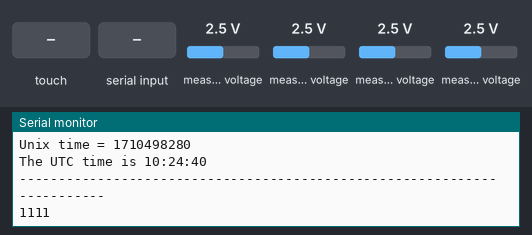
The sketch below on a simulated ESP32. Shown: the last lines printed to the serial monitor. The inputs (shaded band) are chosen by the test bench; at power-on: measured voltage 2.5 V. WiFi joins after 1.5 s; servers stay silent unless stated; the local clock reads 2024-03-15 10:24:30 at power-on unless the sketch sets it; storage starts empty.

Above: at 15.0 s.
15.1 s: touch panel pressed at 13 % / 10 % of its raw x / y range
At 16.6 s:
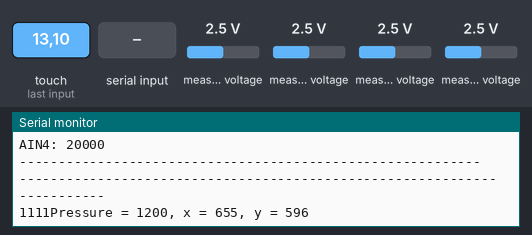
16.9 s: measured voltage (sensor 200) set to 0.1 V
At 18.2 s:
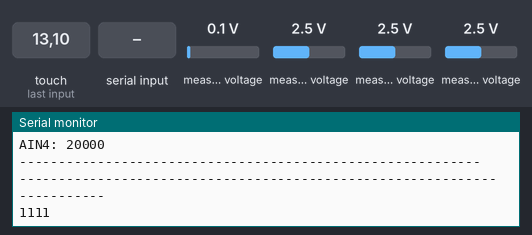
18.4 s: measured voltage (sensor 201) set to 0.1 V
19.9 s: measured voltage (sensor 202) set to 0.1 V
21.4 s: measured voltage (sensor 203) set to 0.1 V
22.9 s: "1" received over the second serial link
Timing chart, 0 to 25.4 s (numbered marks = the images above; inputs shaded):
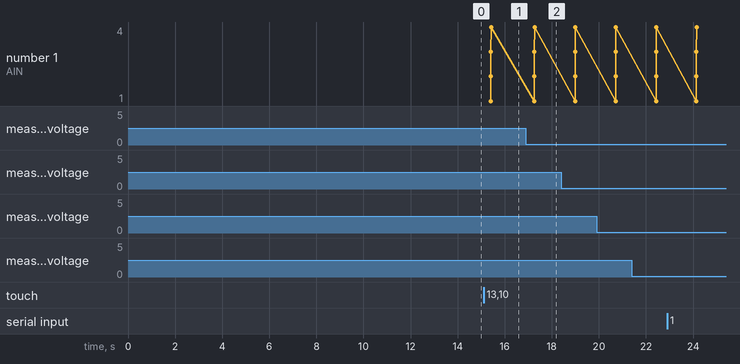

Measured:
- after the input at 15.1 s, the serial monitor: prints a new line after 0.48 s (image 1)
- after the input at 16.9 s, the serial monitor: prints a new line after 0.36 s (image 2)

The sketch:

TEST_WITHOUT_LCD_v2.ino
```cpp
#include <XPT2046_Touchscreen.h>
#include <SPI.h>
#include "Wire.h"
#include <Ethernet.h>
#include <EthernetUdp.h>
#include "FS.h"
#include "SD.h"
#include "RTClib.h"
#include <Adafruit_ADS1X15.h>


// Define the MOSI, MISO, and SCLK pins
#define MOSI 13
#define MISO 11
#define SCLK 12
#define CS 10

#define CS_PIN 10

#define TOUCH_CS 39
#define SD_CS 46

#define TIRQ_PIN  42

#define RXD 48
#define TXD 2

#define BUZER  0

#define SDA 19
#define SCL 20

// I2C address of PCA9538
#define PCA9538_ADDR 0x73

// PCA9538 register addresses
#define PCA9538_INPUT_REG 0x00
#define PCA9538_OUTPUT_REG 0x01
#define PCA9538_POLARITY_REG 0x02
#define PCA9538_CONFIG_REG 0x03

// GPIO pins
#define GPIO1 0x01
#define GPIO2 0x02
#define GPIO3 0x04
#define GPIO4 0x08
#define GPIO5 0x10
#define GPIO6 0x20
#define GPIO7 0x40
#define GPIO8 0x80

#define NUM_INPUT_PINS 4  // Change this to the number of input pins you have

Adafruit_ADS1115 ads1;
Adafruit_ADS1115 ads2;

XPT2046_Touchscreen ts(TOUCH_CS,TIRQ_PIN);

RTC_DS3231 rtc;

char daysOfTheWeek[7][12] = {"Sunday", "Monday", "Tuesday", "Wednesday", "Thursday", "Friday", "Saturday"};

// Enter a MAC address for your controller below.
// Newer Ethernet shields have a MAC address printed on a sticker on the shield
byte mac[] = {0xDE, 0xAD, 0xBE, 0xEF, 0xFE, 0xED};

unsigned int localPort = 8888;       // local port to listen for UDP packets

const char timeServer[] = "time.nist.gov"; // time.nist.gov NTP server

const int NTP_PACKET_SIZE = 48; // NTP time stamp is in the first 48 bytes of the message

byte packetBuffer[NTP_PACKET_SIZE]; //buffer to hold incoming and outgoing packets

EthernetUDP Udp;// A UDP instance to let us send and receive packets over UDP


void setPinMode(uint8_t pin, uint8_t mode) {
  uint8_t config = readRegister(PCA9538_CONFIG_REG);
  if (mode == INPUT) {
    config |= pin;
  } else {
    config &= ~pin;
  }
  writeRegister(PCA9538_CONFIG_REG, config);
}

void writeOutput(uint8_t pin, uint8_t value) {
  uint8_t output = readRegister(PCA9538_OUTPUT_REG);
  if (value == LOW) {
    output &= ~pin;
  } else {
    output |= pin;
  }
  writeRegister(PCA9538_OUTPUT_REG, output);
}

void toggleOutput(uint8_t pin) {
  uint8_t output = readRegister(PCA9538_OUTPUT_REG);
  output ^= pin;
  writeRegister(PCA9538_OUTPUT_REG, output);
}

uint8_t readInput() {
  return readRegister(PCA9538_INPUT_REG);
}

uint8_t readRegister(uint8_t reg) {
  Wire.beginTransmission(PCA9538_ADDR);
  Wire.write(reg);
  Wire.endTransmission(false);
  Wire.requestFrom(PCA9538_ADDR, 1);
  return Wire.read();
}

void writeRegister(uint8_t reg, uint8_t value) {
  Wire.beginTransmission(PCA9538_ADDR);
  Wire.write(reg);
  Wire.write(value);
  Wire.endTransmission();
}

void ETHERNET_CHECK() {

  //SPI.begin(SCLK, MISO, MOSI, CS_PIN);
  //SPI.begin(SCLK, MISO, MOSI);


  Ethernet.init(CS);  // ESP32 with Adafruit Featherwing Ethernet

  // start Ethernet and UDP
  if (Ethernet.begin(mac) == 0) {
    Serial.println("Failed to configure Ethernet using DHCP");

    // Check for Ethernet hardware present
    if (Ethernet.hardwareStatus() == EthernetNoHardware) {
      Serial.println("Ethernet shield was not found.  Sorry, can't run without hardware. :(");
      Serial.println(Ethernet.hardwareStatus());
    }

    if (Ethernet.linkStatus() == LinkOFF) {
      Serial.println("Ethernet cable is not connected.");
    }
  }

  else {
    Serial.print("IP address: ");
    Serial.println(Ethernet.localIP());


    Udp.begin(localPort);

    sendNTPpacket(timeServer); // send an NTP packet to a time server

    // wait to see if a reply is available
    delay(1000);
    if (Udp.parsePacket()) {
      // We've received a packet, read the data from it
      Udp.read(packetBuffer, NTP_PACKET_SIZE); // read the packet into the buffer

      // the timestamp starts at byte 40 of the received packet and is four bytes,
      // or two words, long. First, extract the two words:

      unsigned long highWord = word(packetBuffer[40], packetBuffer[41]);
      unsigned long lowWord = word(packetBuffer[42], packetBuffer[43]);
      // combine the four bytes (two words) into a long integer
      // this is NTP time (seconds since Jan 1 1900):
      unsigned long secsSince1900 = highWord << 16 | lowWord;
      Serial.print("Seconds since Jan 1 1900 = ");
      Serial.println(secsSince1900);

      // now convert NTP time into everyday time:
      Serial.print("Unix time = ");
      // Unix time starts on Jan 1 1970. In seconds, that's 2208988800:
      const unsigned long seventyYears = 2208988800UL;
      // subtract seventy years:
      unsigned long epoch = secsSince1900 - seventyYears;
      // print Unix time:
      Serial.println(epoch);


      // print the hour, minute and second:
      Serial.print("The UTC time is ");
      Serial.print((epoch  % 86400L) / 3600);
      // print the hour (86400 equals secs per day)
      Serial.print(':');
      if (((epoch % 3600) / 60) < 10) {
        // In the first 10 minutes of each hour, we'll want a leading '0'
        Serial.print('0');
      }

      Serial.print((epoch  % 3600) / 60); // print the minute (3600 equals secs per minute)
      Serial.print(':');
      if ((epoch % 60) < 10) {
        // In the first 10 seconds of each minute, we'll want a leading '0'
        Serial.print('0');
      }

      Serial.println(epoch % 60); // print the second
    }
    // wait ten seconds before asking for the time again
    delay(3000);
    Ethernet.maintain();
  }
}


void sendNTPpacket(const char * address)
{
  // set all bytes in the buffer to 0
  memset(packetBuffer, 0, NTP_PACKET_SIZE);
  // Initialize values needed to form NTP request
  // (see URL above for details on the packets)
  packetBuffer[0] = 0b11100011;   // LI, Version, Mode
  packetBuffer[1] = 0;     // Stratum, or type of clock
  packetBuffer[2] = 6;     // Polling Interval
  packetBuffer[3] = 0xEC;  // Peer Clock Precision
  // 8 bytes of zero for Root Delay & Root Dispersion
  packetBuffer[12]  = 49;
  packetBuffer[13]  = 0x4E;
  packetBuffer[14]  = 49;
  packetBuffer[15]  = 52;

  // all NTP fields have been given values, now
  // you can send a packet requesting a timestamp:
  Udp.beginPacket(address, 123); // NTP requests are to port 123
  Udp.write(packetBuffer, NTP_PACKET_SIZE);
  Udp.endPacket();
}


void i2c_scan() {
  byte error, address; //variable for error and I2C address
  int nDevices;
  Serial.println("\nI2C Scanner");
  Serial.println("Scanning...");

  nDevices = 0;
  for (address = 1; address < 127; address++ )
  {
    // The i2c_scanner uses the return value of
    // the Write.endTransmisstion to see if
    // a device did acknowledge to the address.
    Wire.beginTransmission(address);
    error = Wire.endTransmission();

    if (error == 0)
    {
      Serial.print("I2C device found at address 0x");
      if (address < 16)
        Serial.print("0");
      Serial.print(address, HEX);
      Serial.println("  !");
      nDevices++;
    }
    else if (error == 4)
    {
      Serial.print("Unknown error at address 0x");
      if (address < 16)
        Serial.print("0");
      Serial.println(address, HEX);
    }
  }
  if (nDevices == 0)
    Serial.println("No I2C devices found\n");
  else
    Serial.println("done\n");
}


void setup() {

  Serial.begin(9600);
  Serial1.begin(9600, SERIAL_8N1, RXD, TXD);
  Wire.begin(SDA, SCL);

  //SPI.begin(SCLK, MISO, MOSI); //
  SPI.begin(SCLK, MOSI, MISO);

  ts.begin();
  ts.setRotation(2);


  i2c_scan();

  delay(1000);
  pinMode(TOUCH_CS, OUTPUT);
  pinMode(SD_CS, OUTPUT);


  digitalWrite(SD_CS, HIGH);
  digitalWrite(TOUCH_CS, HIGH);
  delay(200);  // delay for 200 milliseconds

  RTC_Check();
  delay(1000);

  SD_CHECK();
  delay(1000);

  ETHERNET_CHECK();

  setPinMode(GPIO1, INPUT);
  setPinMode(GPIO2, INPUT);
  setPinMode(GPIO3, INPUT);
  setPinMode(GPIO4, INPUT);

  // Set GPIO4 and GPIO5 as outputs
  setPinMode(GPIO5, OUTPUT);
  setPinMode(GPIO6, OUTPUT);
  setPinMode(GPIO7, OUTPUT);
  setPinMode(GPIO8, OUTPUT);


  if (!ads2.begin(0x49)) {
    Serial.println("Failed to initialize ADS 1 .");
    // while (1);
  }


 ads2.setGain(GAIN_ONE);


}

void loop() {


  Serial1.println("RS485 01 SUCCESS");             // Send RS485 SUCCESS serially

  while (Serial1.available()) {  // Check if data is available
    char c = Serial1.read();     // Read data from RS485
    Serial.write(c);           // Print data on serial monitor
  }
    Serial.println("------------------------------------------------------------------------");
  uint8_t input = readInput();
  bool inputValues[NUM_INPUT_PINS];

  for (int i = 0; i < NUM_INPUT_PINS; i++) {
      inputValues[i] = bitRead(input, i);
       Serial.print( inputValues[i]);

  }

  if (ts.tirqTouched()) {
    if (ts.touched()) {
      TS_Point p = ts.getPoint();
      Serial.print("Pressure = ");
      Serial.print(p.z);
      Serial.print(", x = ");
      Serial.print(p.x);
      Serial.print(", y = ");
      Serial.print(p.y);
      delay(100);
      Serial.println();
    }
  }


     Serial.println("");


    writeOutput(GPIO5, 0);
    writeOutput(GPIO6, 0);
    writeOutput(GPIO7, 0);
    writeOutput(GPIO8, 0);
    delay(300);

    writeOutput(GPIO5, 1);
    writeOutput(GPIO6, 0);
    writeOutput(GPIO7, 0);
    writeOutput(GPIO8, 0);
    delay(300);

    writeOutput(GPIO5, 0);
    writeOutput(GPIO6, 1);
    writeOutput(GPIO7, 0);
    writeOutput(GPIO8, 0);
    delay(300);

    writeOutput(GPIO5, 0);
    writeOutput(GPIO6, 0);
    writeOutput(GPIO7, 1);
    writeOutput(GPIO8, 0);
    delay(300);

    writeOutput(GPIO5, 0);
    writeOutput(GPIO6, 0);
    writeOutput(GPIO7, 0);
    writeOutput(GPIO8, 1);
    delay(300);


    Serial.println("------------------------------------------------------------------------");

  int adc0=0,adc1=0,adc2=0,adc3=0;


   adc0 = ads2.readADC_SingleEnded(0);
   adc1 = ads2.readADC_SingleEnded(1);
   adc2 = ads2.readADC_SingleEnded(2);
   adc3 = ads2.readADC_SingleEnded(3);


  Serial.print("AIN1: "); Serial.print(adc0); Serial.println("  ");
  Serial.print("AIN2: "); Serial.print(adc1); Serial.println("  ");
  Serial.print("AIN3: "); Serial.print(adc2); Serial.println("  ");
  Serial.print("AIN4: "); Serial.print(adc3); Serial.println("  ");


  Serial.println("-----------------------------------------------------------");
}

void SD_CHECK(){
  uint8_t cardType = SD.cardType();
  //spi.begin(SCK, MISO, MOSI, CS);

    if(SD.begin(46))
 {
  Serial.println("Card Mount: success");
  Serial.print("Card Type: ");

    if(cardType == CARD_MMC){
        Serial.println("MMC");
    } else if(cardType == CARD_SD){
        Serial.println("SDSC");
    } else if(cardType == CARD_SDHC){
        Serial.println("SDHC");
    } else {
        Serial.println("Unknown");
    }

  int cardSize = SD.cardSize() / (1024 * 1024);
  Serial.printf("Card Size: %lluMB\n", cardSize);

  }


}

void displayTime(void) {
  DateTime now = rtc.now();

  Serial.print(now.year(), DEC);
  Serial.print('/');
  Serial.print(now.month(), DEC);
  Serial.print('/');
  Serial.print(now.day(), DEC);
  Serial.print(" ");
  Serial.print(daysOfTheWeek[now.dayOfTheWeek()]);

  Serial.print(now.hour(), DEC);
  Serial.print(':');
  Serial.print(now.minute(), DEC);
  Serial.print(':');
  Serial.print(now.second(), DEC);
  Serial.println();
  delay(1000);

}


void RTC_Check(){
  if (! rtc.begin()) {
    Serial.println("Couldn't find RTC");
  }
 else{
 if (rtc.lostPower()) {

    Serial.println("RTC lost power, lets set the time!");
    rtc.adjust(DateTime(F(__DATE__), F(__TIME__)));

  }


  int a=1;
  while(a<6)
  {
  displayTime();   // printing time function for oled
  a=a+1;
  }
 }
}
```
